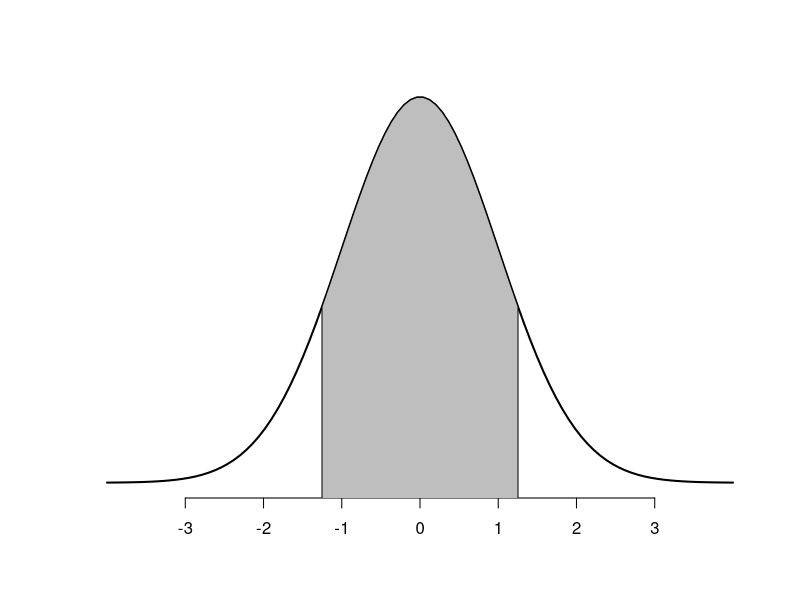
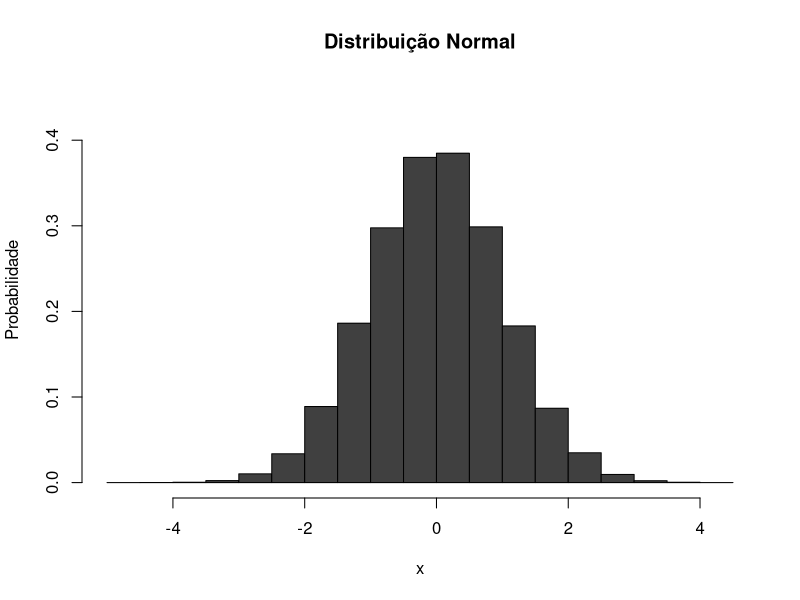
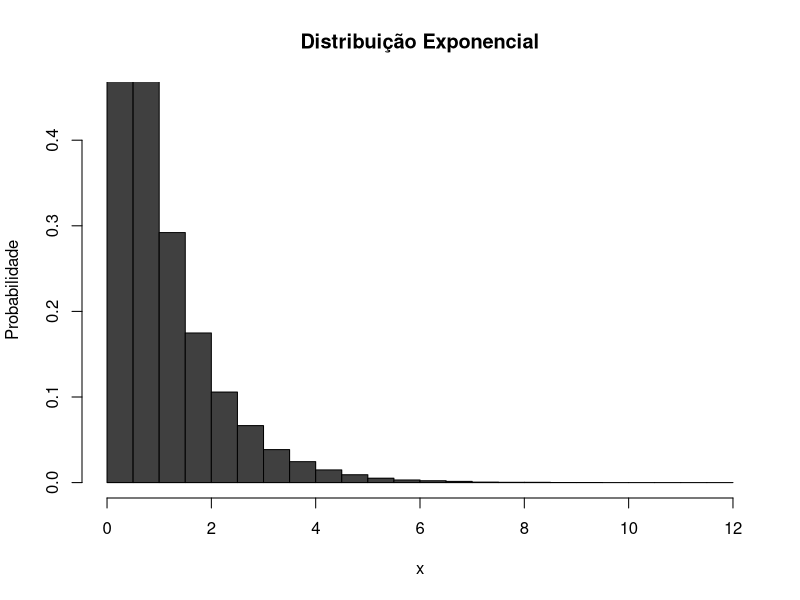
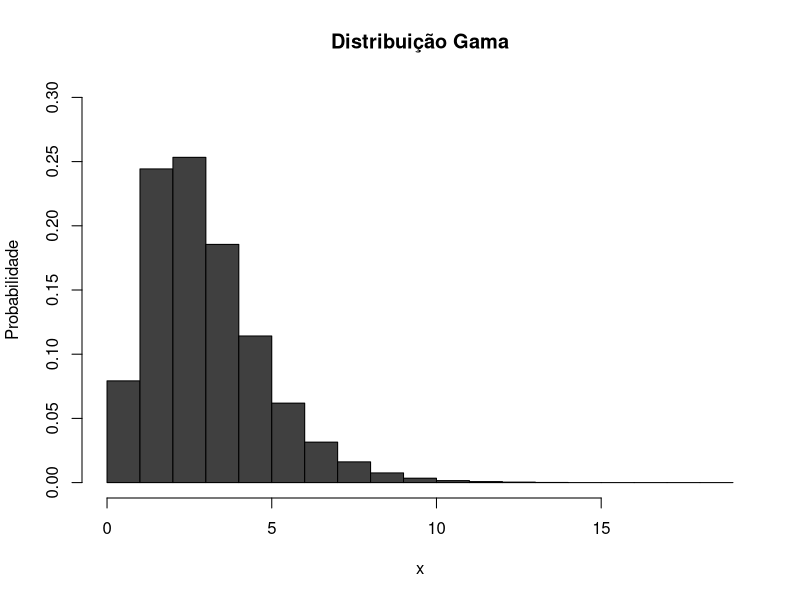
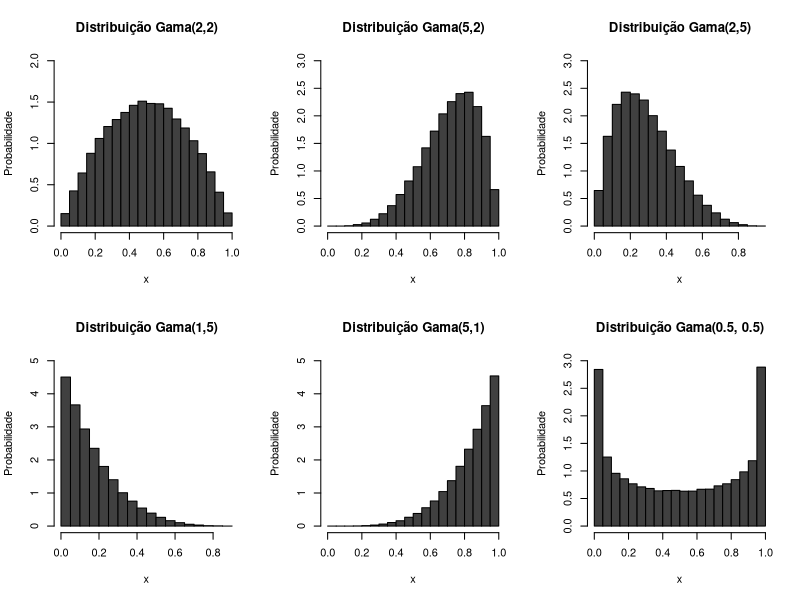
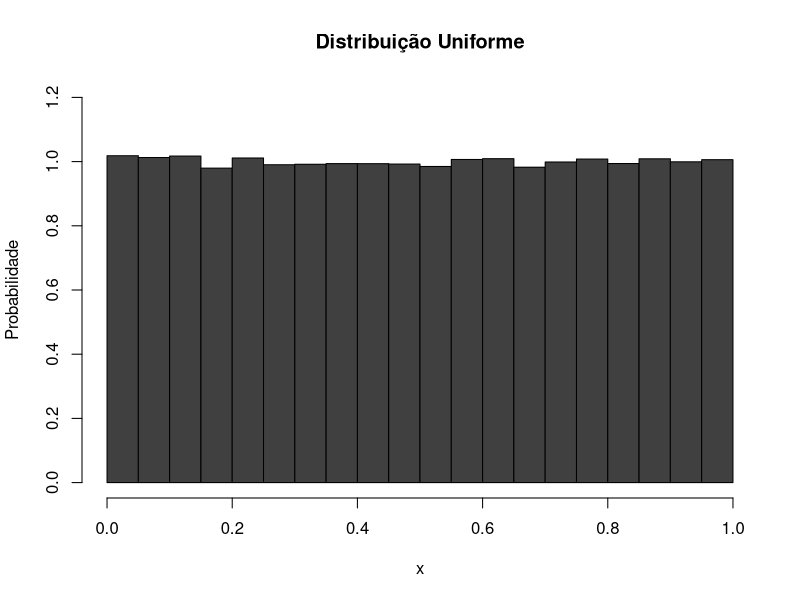

Recreate these plots in R, in order.
## ---- chunk 1
knitr::opts_chunk$set(echo = TRUE)
## ---- chunk 2
grafico.teste.norm <- function(alternative = c('greater', 'less', 'two.sided'), z_calc=NULL, conf.level = 0.95)
{
  # Criando os limites baseado no tipo do teste
  if(alternative == 'less')
    {
      lim_inf <- -4
      lim_sup <- qnorm(conf.level)
  }
  
  if(alternative == 'greater')
  {
    lim_inf <- qnorm(1 - conf.level)
    lim_sup <- 4
  }
  
  if(alternative == 'two.sided')
  {
    lim_inf <- qnorm((1 - conf.level)/2)
    lim_sup <- qnorm(conf.level + (1 - conf.level)/2)
  }
  
  # Criando o eixo x
  x <- seq(-4, 4, length=100)
  
  # criando n probabilidades, baseadas no eixo x
  y <- dnorm(x)
  
  data_fill <- data.frame(x = x, y = y)
  data_fill <- data_fill[data_fill$x < lim_sup,]
  data_fill <- data_fill[data_fill$x > lim_inf,]
  
  plot(x,y, type = "l", lwd = 2, axes = FALSE, xlab = "", ylab = "")
  axis(1, at = -3:3, labels = c(seq(-3, 3)))
  polygon(x = c(min(data_fill$x),data_fill$x , max(data_fill$x)),
          y = c(-0.0171, data_fill$y, -0.0171),
          col = "gray", border = T) 
  if (!is.null(z_calc))
  {abline(v = z_calc, lwd = 2, col = 'red', lty = 'dashed')
  text(z_calc, 0, paste0('Z=',z_calc), col='black', cex = 0.8)}
}

grafico.teste.norm('two.sided', conf.level = 0.80)
## ---- chunk 3
erros_t12 <- data.frame('Decisão' = c('Rejeita H0', 'Não Rejeita H0'), 'H0 verdadeira' = c('Erro Tipo I', 'Sem erro'), 'H0 Falsa' = c('Sem erro', 'erro tipo II'))

head(erros_t12)
## ---- chunk 4
set.seed(1)

hist(rnorm(100000),
     main = 'Distribuição Normal',
     xlab= 'x',
     ylab = 'Probabilidade', 
     freq = F,
     ylim = c(0,0.45),
     col = 'gray25'
     )


## ---- chunk 5
set.seed(1)

hist(rexp(100000),
     main = 'Distribuição Exponencial',
     xlab= 'x',
     ylab = 'Probabilidade', 
     freq = F,
     ylim = c(0,0.45),
     col = 'gray25'
     )


## ---- chunk 6
set.seed(1)

hist(rgamma(100000, 3),
     main = 'Distribuição Gama',
     xlab= 'x',
     ylab = 'Probabilidade', 
     freq = F,
     ylim = c(0,0.3),
     col = 'gray25'
     )
## ---- chunk 7
set.seed(1)
par(mfrow = c(2,3))
hist(rbeta(100000, 2, 2),
     main = 'Distribuição Gama(2,2)',
     xlab= 'x',
     ylab = 'Probabilidade', 
     freq = F,
     ylim = c(0,2),
     col = 'gray25'
     )

hist(rbeta(100000, 5, 2),
     main = 'Distribuição Gama(5,2)',
     xlab= 'x',
     ylab = 'Probabilidade', 
     freq = F,
     ylim = c(0,3),
     col = 'gray25'
     )

hist(rbeta(100000, 2, 5),
     main = 'Distribuição Gama(2,5)',
     xlab= 'x',
     ylab = 'Probabilidade', 
     freq = F,
     ylim = c(0,3),
     col = 'gray25'
     )

hist(rbeta(100000, 1, 5),
     main = 'Distribuição Gama(1,5)',
     xlab= 'x',
     ylab = 'Probabilidade', 
     freq = F,
     ylim = c(0,5),
     col = 'gray25'
     )

hist(rbeta(100000, 5, 1),
     main = 'Distribuição Gama(5,1)',
     xlab= 'x',
     ylab = 'Probabilidade', 
     freq = F,
     ylim = c(0,5),
     col = 'gray25'
     )

hist(rbeta(100000, 0.5, 0.5),
     main = 'Distribuição Gama(0.5, 0.5)',
     xlab= 'x',
     ylab = 'Probabilidade', 
     freq = F,
     ylim = c(0,3),
     col = 'gray25'
     )

## ---- chunk 8
set.seed(1)
par(mfrow = c(1,1))

hist(runif(100000),
     main = 'Distribuição Uniforme',
     xlab= 'x',
     ylab = 'Probabilidade', 
     freq = F,
     ylim = c(0,1.2),
     col = 'gray25'
     )
